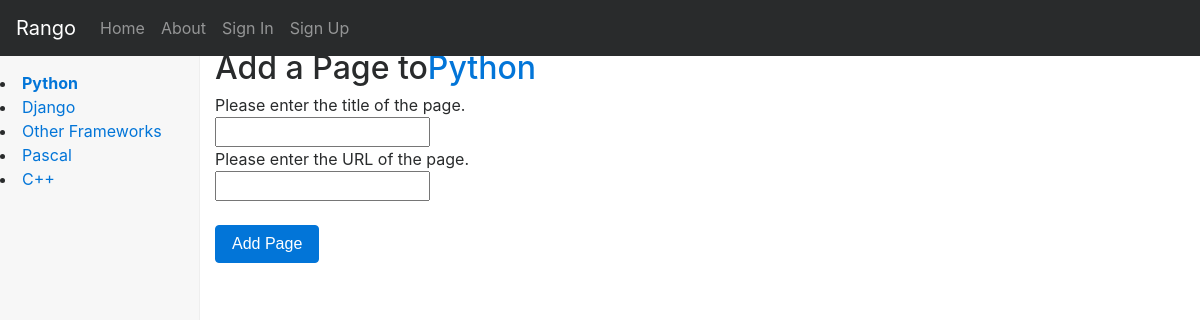
Page /rango/category/python/add_page/ on the earlier database version.
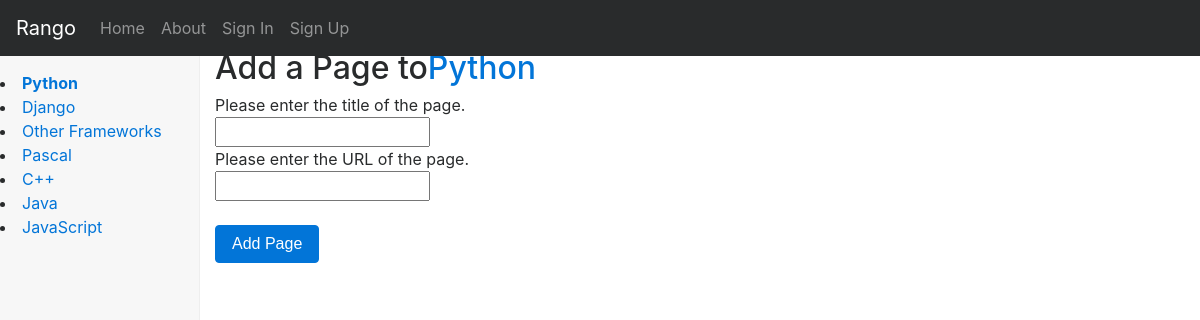
Same page on the later database version.
### rango/models.py (models this page shows, shortened)
class Category(models.Model):
    name = models.CharField(max_length=128, unique=True)
    views = models.IntegerField(default=0)
    likes = models.IntegerField(default=0)
    slug = models.SlugField(blank=True, unique=True)
    class Meta:
        verbose_name_plural = 'Categories'

### rango/views.py (the view, shortened to what this page needs)
# urls.py: url(r'^category/(?P<category_name_slug>[\w\-]+)/add_page/$', views.add_page, name='add_page'),
def add_page(request, category_name_slug):
    try:
        category = Category.objects.get(slug=category_name_slug)
    except Category.DoesNotExist:
        category = None
    form = PageForm()
    context_dict = {'form':form, 'category': category}
    return render(request, 'rango/add_page.html', context_dict)

### rango/forms.py (shortened to what this page needs)
class PageForm(forms.ModelForm):
    title = forms.CharField(max_length=128, help_text="Please enter the title of the page.")
    url = forms.URLField(max_length=200, help_text="Please enter the URL of the page.")
    views = forms.IntegerField(widget=forms.HiddenInput(), initial=0)
    class Meta:
        model = Page
        exclude = ('category',)

### rango/templatetags/rango_template_tags.py (called while the page is built)
@register.inclusion_tag('rango/cats.html')
def get_category_list(cat=None):
    return {'cats': Category.objects.all(),
            'act_cat':cat}

### templates/rango/add_page.html (shortened to what this page needs)
{% extends 'rango/base_bootstrap.html' %}
{% load staticfiles %}
{% block body_block %}
    {% if category %}
        <form role="form" id="page_form" method="post" action="/rango/category/{{ category.slug }}/add_page/">
        <h2 class="form-signin-heading">Add a Page to<a href="/rango/category/{{category.slug}}/">{{ category.name }}</a></h2>
            {% for field in form.visible_fields %}
                {{ field.help_text }}<br/>
                {{ field }}<br/>
            {% endfor %}
            <br/>
            <button class="btn btn-primary" type="submit" name="submit">Add Page</button>
        </form>
    {% else %}
        <p>The specified category does not exist!<p/>
    {% endif%}
{% endblock %}

### templates/rango/cats.html
{% for c in cats %}
    {% if c == act_cat %}
        <li>
        <strong>
            <a href="{% url 'rango:show_category' c.slug %}">{{ c.name }}</a>
        </strong>
        </li>
    {% else %}
        <li>
            <a href="{% url 'rango:show_category' c.slug %}">{{ c.name }}</a>
        </li>
    {% endif %}
{% endfor %}

Differences in the rows shown:
added Category: name "Java"
added Category: name "JavaScript"
